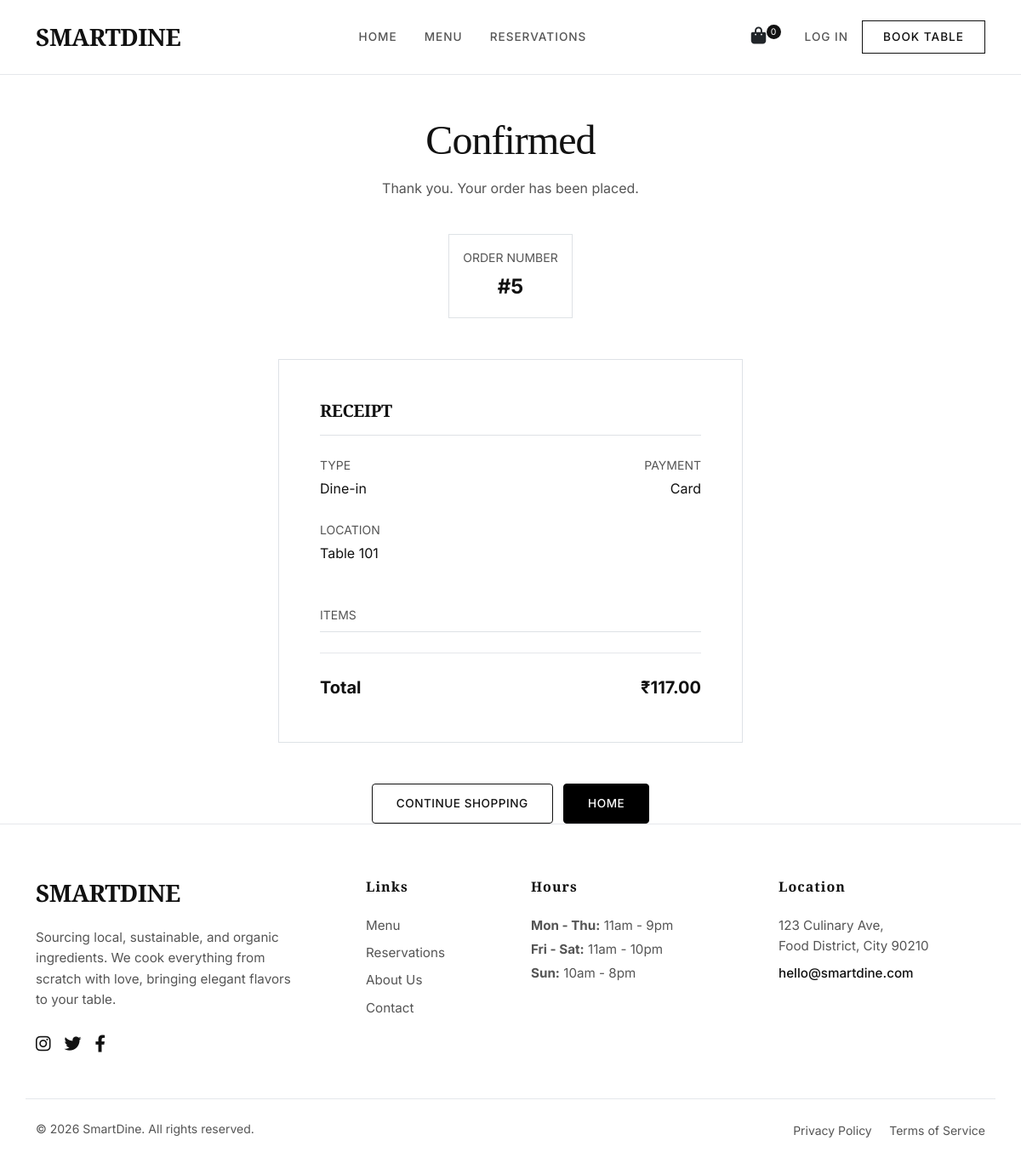
The app's page /order-confirmation/5/ with its own data.
### home/models.py (models this page shows, shortened)
class Order(models.Model):
    ORDER_TYPE_CHOICES = [
        ('Dine-in', 'Dine-in'),
        ('Delivery', 'Delivery'),
        ('Pickup', 'Pickup'),
    ]
    STATUS_CHOICES = [
        ('Pending', 'Pending'),
        ('Preparing', 'Preparing'),
        ('Ready', 'Ready'),
        ('Delivered', 'Delivered'),
        ('Cancelled', 'Cancelled'),
    ]
    PAYMENT_METHOD_CHOICES = [
        ('UPI', 'UPI'),
        ('Card', 'Credit/Debit Card'),
        ('Cash', 'Cash'),
        ('Wallet', 'Digital Wallet'),
    ]
    PAYMENT_STATUS_CHOICES = [
        ('Pending', 'Pending'),
        ('Completed', 'Completed'),
        ('Failed', 'Failed'),
        ('Refunded', 'Refunded'),
    ]
    user = models.ForeignKey(User, on_delete=models.SET_NULL, null=True, blank=True, related_name='orders')
    order_type = models.CharField(max_length=20, choices=ORDER_TYPE_CHOICES, default='Dine-in')
    table = models.ForeignKey(Table, on_delete=models.SET_NULL, null=True, blank=True, related_name='orders')
    customer_name = models.CharField(max_length=100, blank=True)
    customer_phone = models.CharField(max_length=20, blank=True)
    customer_address = models.TextField(blank=True)
    total_amount = models.DecimalField(max_digits=8, decimal_places=2, default=0)
    tax_amount = models.DecimalField(max_digits=8, decimal_places=2, default=0)
    discount_amount = models.DecimalField(max_digits=8, decimal_places=2, default=0)
    final_amount = models.DecimalField(max_digits=8, decimal_places=2, default=0)
    payment_method = models.CharField(max_length=20, choices=PAYMENT_METHOD_CHOICES, blank=True, null=True)
    payment_status = models.CharField(max_length=20, choices=PAYMENT_STATUS_CHOICES, default='Pending')
    status = models.CharField(max_length=20, choices=STATUS_CHOICES, default='Pending')
    created_at = models.DateTimeField(auto_now_add=True)
    completed_at = models.DateTimeField(null=True, blank=True)
    class Meta:
        ordering = ['-created_at']

class Table(models.Model):
    STATUS_CHOICES = [
        ('Available', 'Available'),
        ('Occupied', 'Occupied'),
        ('Reserved', 'Reserved'),
    ]
    table_number = models.PositiveIntegerField(unique=True)
    capacity = models.PositiveIntegerField()
    status = models.CharField(max_length=20, choices=STATUS_CHOICES, default='Available')

### home/views.py (the view)
# urls.py: path('order-confirmation/<int:order_id>/', views.order_confirmation, name='order_confirmation'),
def order_confirmation(request, order_id):
    order = get_object_or_404(Order, id=order_id)
    context = {'order': order}
    return render(request, 'order_confirmation.html', context)

### templates/order_confirmation.html (shortened to what this page needs)
{% extends 'base.html' %}
{% block content %}
<div class="container mt-5">
    <div class="row justify-content-center">
        <div class="col-lg-6">
            <div class="text-center mb-5">
                <h1 class="display-5 mb-3" style="font-weight: 400;">Confirmed</h1>
                <p class="text-muted">Thank you. Your order has been placed.</p>
                <div class="border border-color p-3 mt-4 d-inline-block">
                    <span class="text-uppercase small text-muted d-block mb-1">Order Number</span>
                    <strong class="fs-4">#{{ order.id }}</strong>
                </div>
            </div>
            <div class="border border-color p-4 p-md-5 bg-white">
                <h5 class="text-uppercase letter-spacing-1 mb-4 border-bottom pb-3">Receipt</h5>
                <div class="row mb-4">
                    <div class="col-6">
                        <small class="text-muted text-uppercase d-block mb-1">Type</small>
                        <span>{{ order.order_type }}</span>
                    </div>
                    <div class="col-6 text-end">
                        <small class="text-muted text-uppercase d-block mb-1">Payment</small>
                        <span>{{ order.payment_method }}</span>
                    </div>
                </div>
                {% if order.table %}
                <div class="row mb-4">
                    <div class="col-12">
                        <small class="text-muted text-uppercase d-block mb-1">Location</small>
                        <span>Table {{ order.table.table_number }}</span>
                    </div>
                </div>
                {% endif %}
                <div class="mt-5">
                    <small class="text-muted text-uppercase d-block mb-3 border-bottom pb-2">Items</small>
                </div>
                <div class="d-flex justify-content-between mt-4 pt-4 border-top border-dark fw-bold fs-5">
                    <span>Total</span>
                    <span>₹{{ order.final_amount }}</span>
                </div>
            </div>
            <div class="text-center mt-5">
                <a href="{% url 'menu' %}" class="btn btn-outline-primary me-2">Continue Shopping</a>
                <a href="{% url 'home' %}" class="btn btn-primary">Home</a>
            </div>
        </div>
    </div>
</div>
{% endblock %}

### static/css/style.css (style rules this page uses)
:root { --bg-main: #ffffff; --bg-surface: #f9f9faf0; --bg-alt: #f4f4f5; --text-main: #111111; --text-muted: #555555; --text-light: #888888; --primary-color: #000000; --primary-hover: #333333; --accent-color: #b94a29; --success-color: #2F855A; --danger-color: #C53030; --warning-color: #DD6B20; --border-color: #e5e7eb; --border-radius: 4px; --border-radius-lg: 8px; --font-main: 'Inter', -apple-system, BlinkMacSystemFont, "Segoe UI", Roboto, sans-serif; --font-heading: 'Playfair Display', Georgia, serif; }
body { background-color: var(--bg-main) !important; color: var(--text-main) !important; font-family: var(--font-main); font-weight: 400; line-height: 1.6; -webkit-font-smoothing: antialiased; -moz-osx-font-smoothing: grayscale; overflow-x: hidden; }
h1, h2, h3, h4, h5, h6, .font-heading { font-family: var(--font-heading); font-weight: 600; color: var(--text-main); letter-spacing: -0.02em; line-height: 1.2; }
a { color: var(--text-main); text-decoration: underline; text-decoration-color: var(--border-color); text-underline-offset: 4px; transition: text-decoration-color 0.2s ease, opacity 0.2s ease; }
.min-h-screen { min-height: 100vh; }
.btn { font-family: var(--font-main); font-weight: 500; border-radius: var(--border-radius); padding: 0.75rem 1.75rem; transition: all 0.2s ease; letter-spacing: 0.5px; text-transform: uppercase; font-size: 0.85rem; text-decoration: none !important; border: 1px solid transparent; }
.btn-primary { background-color: var(--primary-color) !important; color: #ffffff !important; border-color: var(--primary-color) !important; }
.btn-outline-primary { background-color: transparent !important; color: var(--text-main) !important; border-color: var(--text-main) !important; }
.text-muted { color: var(--text-muted) !important; }
.border-secondary, .border-light, .border-dark { border-color: var(--border-color) !important; }

### records on screen
Order: id "5", order_type "Dine-in", payment_method "Card", table.table_number "101", final_amount "117.00"

### other values on screen
{{ cart|length|default:"0" }} "0"
